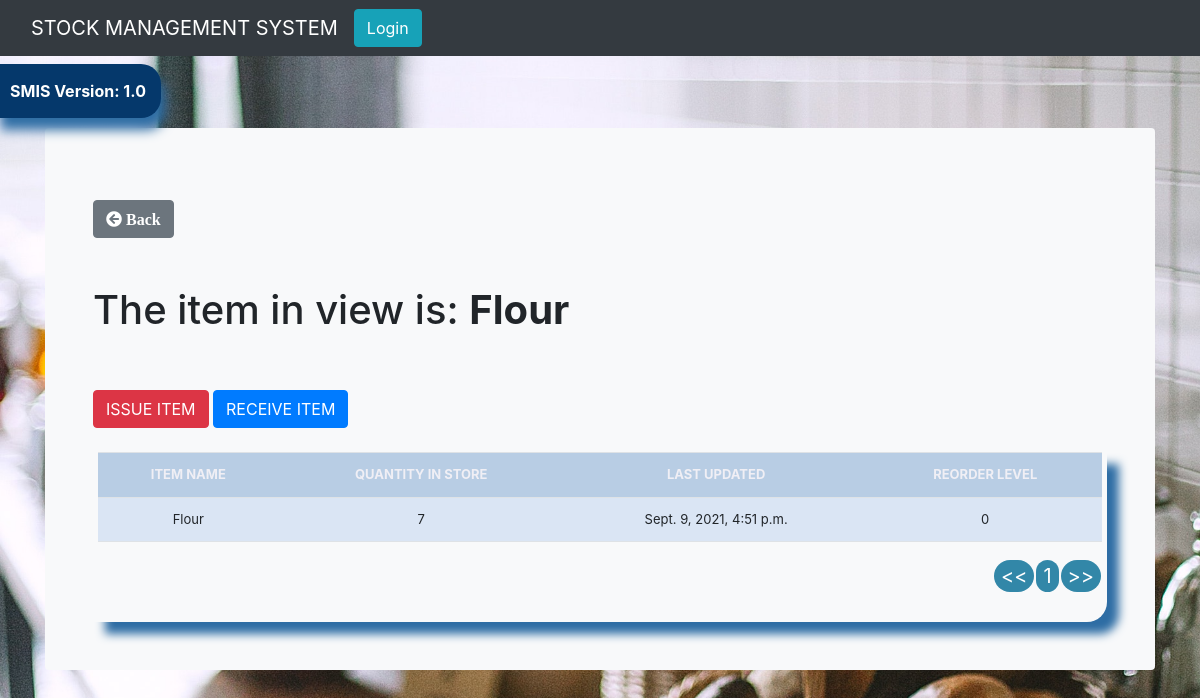
Page /item_details/1/ on the earlier database version.
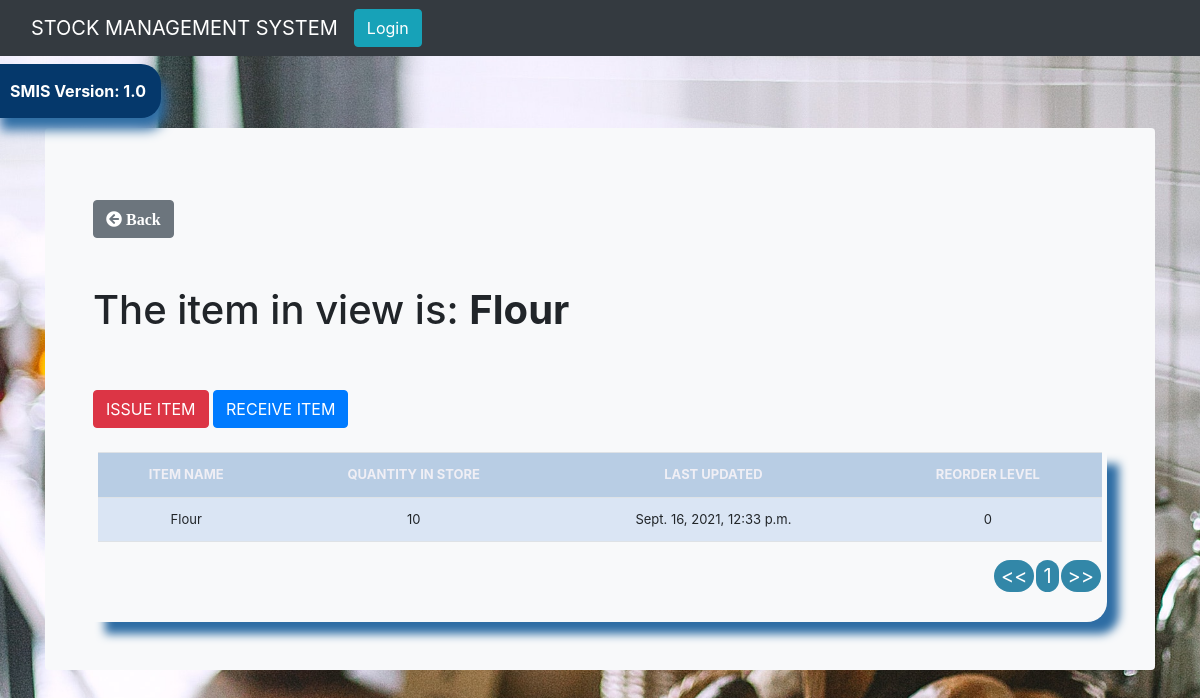
Same page on the later database version.
### stockmgmt/models.py (models this page shows, shortened)
class Stock(models.Model):
    category = models.ForeignKey(
        Category, max_length=50, null=True, on_delete=models.CASCADE)
    item_name = models.CharField(max_length=50, null=True)
    quantity = models.IntegerField(default='0', null=True)
    receive_quantity = models.IntegerField(
        default='0', blank=True, null=True)
    receive_by = models.CharField(max_length=50, blank=True, null=True)
    issue_quantity = models.IntegerField(
        default='0', blank=True, null=True)
    issue_by = models.CharField(max_length=50, blank=True, null=True)
    issue_to = models.CharField(max_length=50, blank=True, null=True)
    phone_number = models.CharField(max_length=50, blank=True, null=True)
    created_by = models.CharField(max_length=50, blank=True, null=True)
    reorder_level = models.IntegerField(default='0', blank=True, null=True)
    timestamp = models.DateTimeField(auto_now_add=True, null=True, blank=True)
    last_updated = models.DateTimeField(auto_now=True, null=True)
    export_to_CSV = models.BooleanField(default=False)

### stockmgmt/views.py (the view)
# urls.py: path('item_details/<str:pk>/', item_details, name="item_details"),
def item_details(request, pk):
    item = Stock.objects.get(id=pk)
    context = {
        'item': item,
    }
    return render(request, 'item_details.html', context)

### stockmgmt/templates/item_details.html (shortened to what this page needs)
{% extends 'base.html' %}
{% load static %}
{% load crispy_forms_tags %}
{% block content %}
<body>
    <main class="container">
        <div class="bg-light p-5 rounded">
            <br>
            <div>
                <a class="btn btn-secondary" href="{% url 'list_items' %}"><i class="fa fa-arrow-circle-left"
                        aria-hidden="true">
                        Back </i></a>
            </div>
            <br><br>
            <h1> The item in view is: <strong>{{item.item_name}}</strong> </h1>
            <br><br>
            <a href="{% url 'issue_item' item.id %}">
                <div class='btn btn-danger'>ISSUE ITEM</div>
            </a>
            <a href="{% url 'receive_item' item.id %}">
                <div class='btn btn-primary'>RECEIVE ITEM</div>
            </a>
            <br><br>
            <div class="display_table">
                <table class='table'>
                    <tr>
                        <th>ITEM NAME</th>
                        <th>QUANTITY IN STORE</th>
                        <th>LAST UPDATED</th>
                        <th>REORDER LEVEL</th>
                    </tr>
                    <tr>
                        <td>{{item.item_name}}</td>
                        <td>{{item.quantity}}</td>
                        <td>{{item.last_updated}}</td>
                        <td>{{item.reorder_level}}</td>
                    </tr>
                </table>
            </div>
        </div>
    </main>
</body>
{% endblock %}

Differences in the rows shown:
changed Stock "Flour": quantity "7" → "10"; last_updated "Sept. 9, 2021, 4:51 p.m." → "Sept. 16, 2021, 12:33 p.m."
